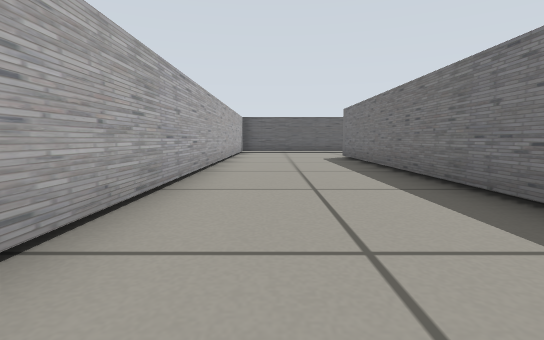
View 1 (above)

16 first-person views from a walk through a Gazebo world. The camera is 0.3 m above the floor, tilts 6° down and sees 85° across. The floor is counted in squares, 0.5 m on a side. Each view is taken from the middle of a square. On the plan, view 1 faces up. The plan holds only what a view shows up to about 9 squares ahead; the rest is blank.

View 2
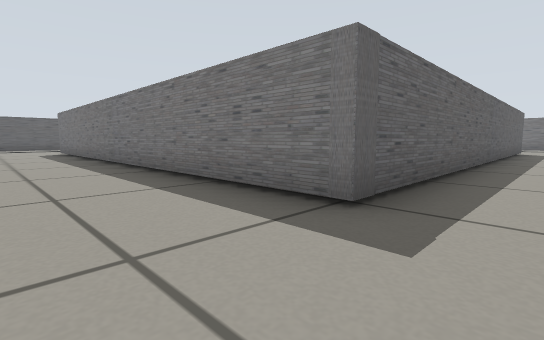

View 3
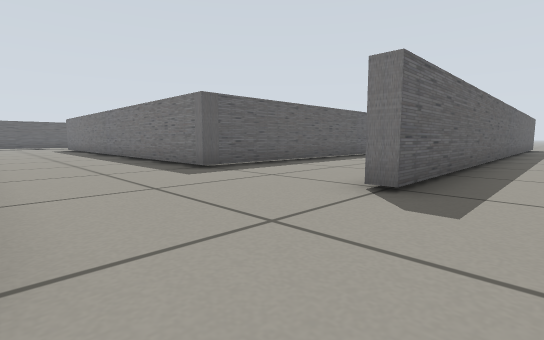

View 4
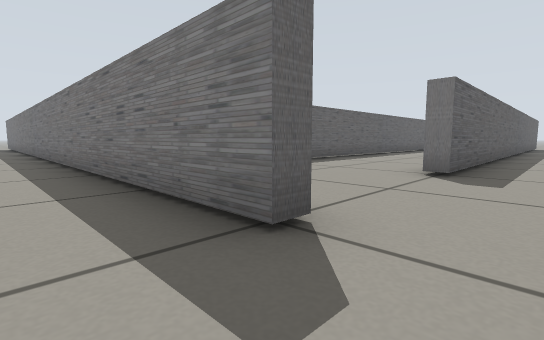

View 5
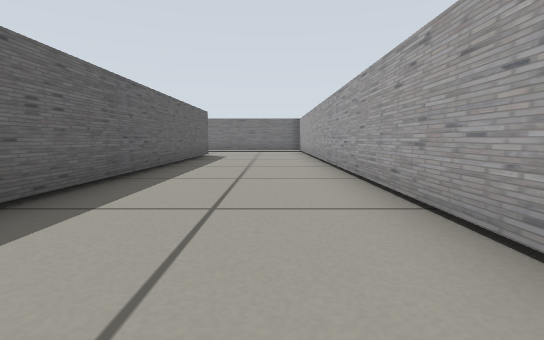

View 6
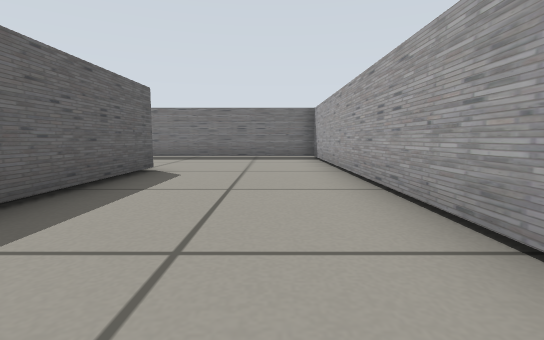

View 7
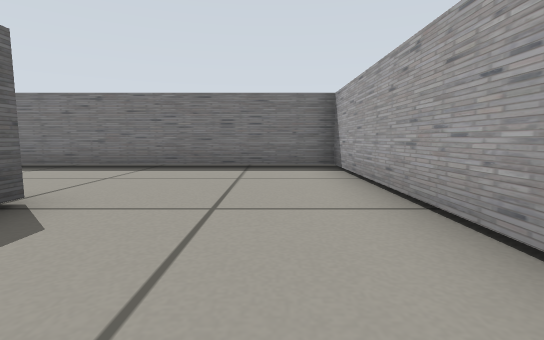

View 8
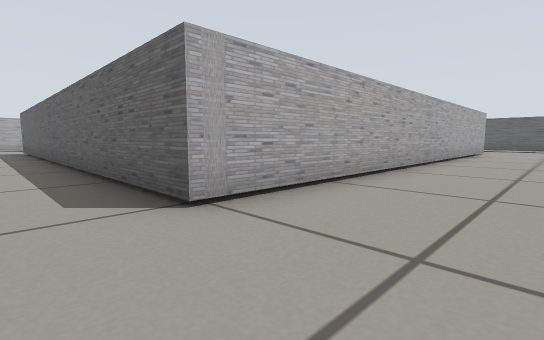

View 9
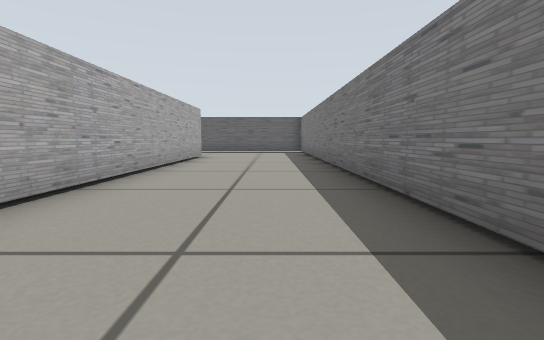

View 10
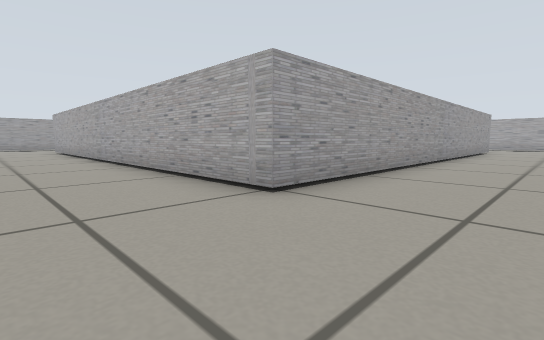

View 11
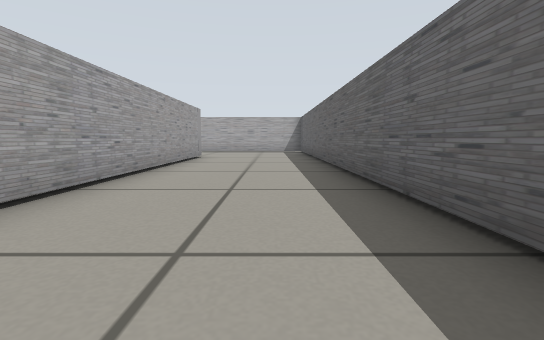

View 12
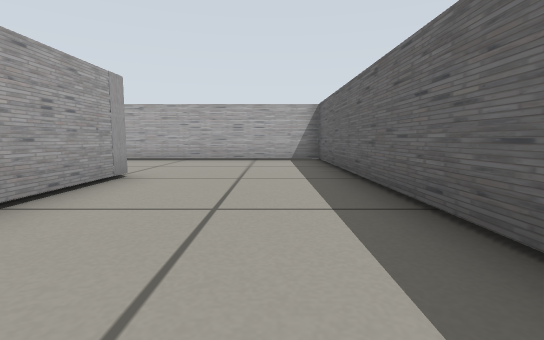

View 13
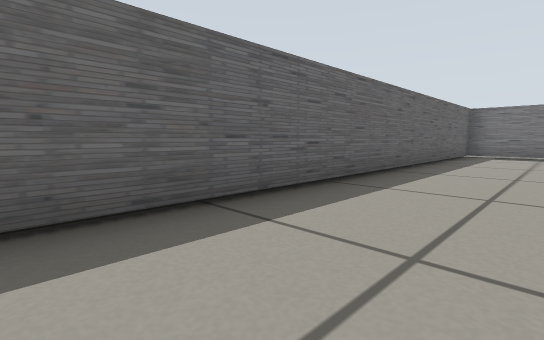

View 14
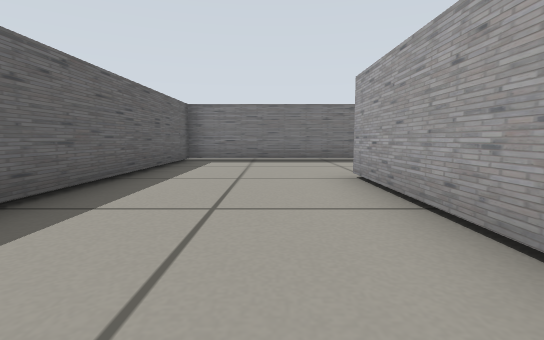

View 15
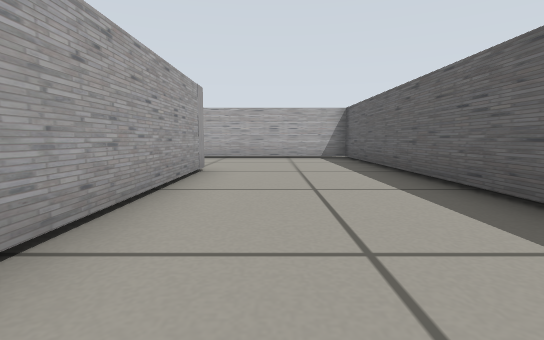

View 16
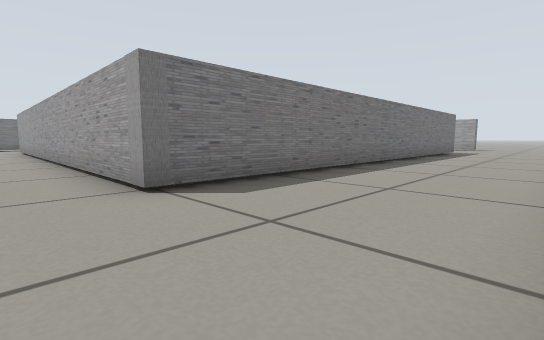

### Floor plan
Points are (right, up) in squares from view 1. A wall is a line through its corners. A room is listed if a view was taken in it or the views show most of it. See-through windows are left out.
Room 1 (views 1, 2, 3, 5, 6, 7, 8, 9, 10, 11, 12, 13, 14, 15, 16)
walls: (5.3, -6.3) (18.3, -6.3) (18.3, 13.3) (-1.3, 13.3) (-1.3, 1.4); (10.6, -6.7) (2.3, -6.7) (2.3, -6.2); (2.3, -2.7) (2.3, 9.7) (14.7, 9.7) (14.7, -2.7) (2.3, -2.7); (-1.2, -6.7) (-1.7, -6.7)
ways out: opening at (-2, -7.5) to room 2
Room 2 (view 4)
walls: (-1.7, -6.7) (-1.7, 3.6)
ways out: opening at (-2, -7.5) to room 1

Where each view was taken, in squares from view 1:
view 1: 0 up, 0 right, facing up
view 2: 4 down, 0 right, facing up-right
view 3: 8 down, 1 left, facing up-right
view 4: 8 down, 3 left, facing up-right
view 5: 5 down, 4 right, facing right
view 6: 5 down, 9 right, facing right
view 7: 5 down, 12 right, facing right
view 8: 4 down, 17 right, facing up-left
view 9: 0 up, 17 right, facing up
view 10: 12 up, 17 right, facing down-left
view 11: 12 up, 12 right, facing left
view 12: 12 up, 7 right, facing left
view 13: 11 up, 7 right, facing up-right
view 14: 11 up, 10 right, facing right
view 15: 11 up, 8 right, facing left
view 16: 11 up, 1 left, facing down-right
